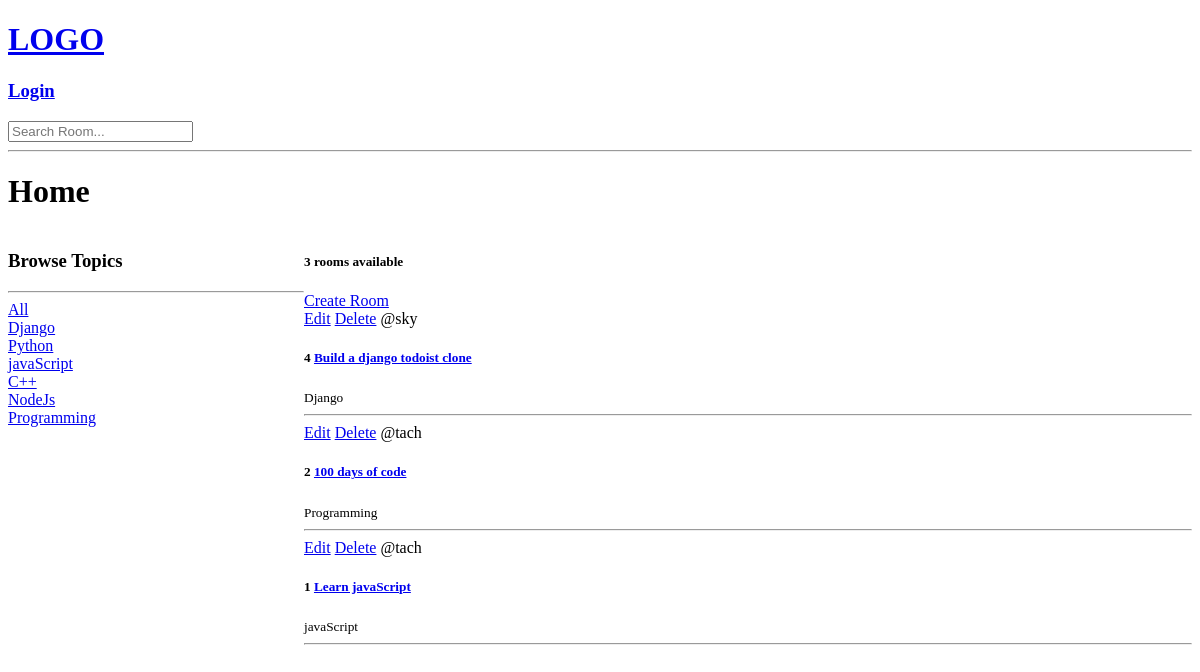
Before: / with the older database file.
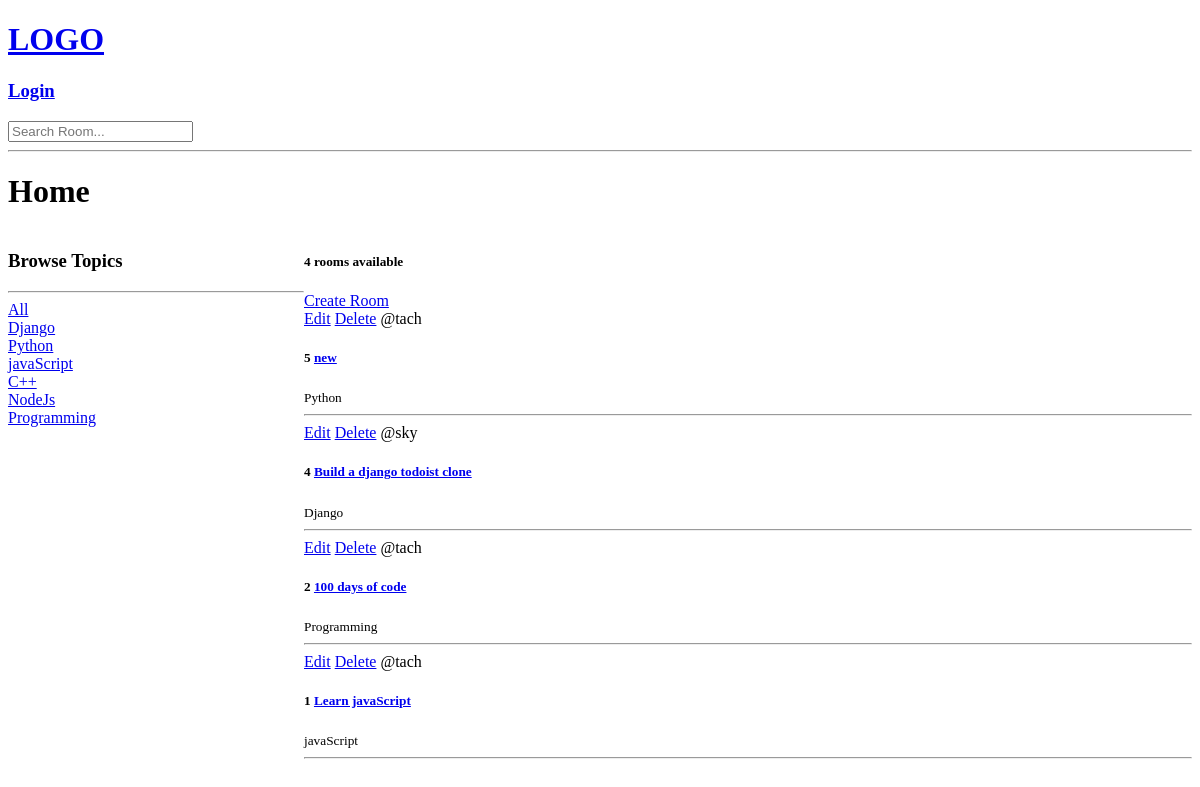
After: the same page with the newer database file.
### base/models.py (models this page shows, shortened)
class Topic(models.Model):
    name = models.CharField(max_length=400)

class Room(models.Model):
    host = models.ForeignKey(User, on_delete = models.SET_NULL,null = True)#TODO:change this
    topic = models.ForeignKey(Topic, on_delete = models.SET_NULL,null = True)
    name = models.CharField(max_length=200)
    description = models.TextField(null=True,blank=True)
    created = models.DateTimeField(auto_now = True)
    updated = models.DateTimeField(auto_now_add=True)
    class Meta:
        ordering = ['-updated','-created']

### base/views.py (the view)
# urls.py: path('',views.home,name = "home"),
def home(request):
    q = request.GET.get('q') if request.GET.get('q') != None else ""
    rooms = Room.objects.filter(
        Q(topic__name__icontains = q) |
        Q(name__icontains = q) |
        Q(description__icontains = q)
    )
    topics = Topic.objects.all()
    room_count = f"{rooms.count()} rooms" if rooms.count()>1 else f"{rooms.count()} room"
    if rooms.count() == 0:
        room_count = "No rooms"
    context = {"rooms":rooms,"topics":topics,"room_count":room_count}
    return render(request,'base/home.html',context)

### base/templates/base/home.html (shortened to what this page needs)
{% extends 'main.html'%}
{% block content%}
<h1>Home </h1>
<div class="home-container">
    <div>
        <h3>Browse Topics</h3>
        <hr>
        <div>
            <a href="{% url 'home' %}">All</a>
        </div>
        {% for topic in topics %}
            <div>
                <a href="{% url 'home' %}?q={{topic.name}}">{{topic.name}}</a>
            </div>
        {% endfor %}
    </div>
    <div class="">
        <h5>{{ room_count }} available</h5>
        <a href="{% url 'create-room' %}">Create Room</a>
        <div>
            <div>
                {% for room in rooms %}
                    <a href="{% url 'update-room' room.id%}">Edit</a>
                    <a href="{% url 'delete-room' room.id%}">Delete</a>
                    <span>@{{room.host.username}}</span>
                    <h5>{{room.id}} <a href="{% url 'room' room.id%}">{{room.name}}</a></h5>
                    <small>{{room.topic.name}}</small>
                    <hr>
                {% endfor%}
            </div>
        </div>
    </div>
</div>
{% endblock content%}

Changed rows visible on the page:
added Room: host.username "tach", id "5", name "new", topic.name "Python"
Other visible differences:
{{ room_count }}: "3 rooms" → "4 rooms"
